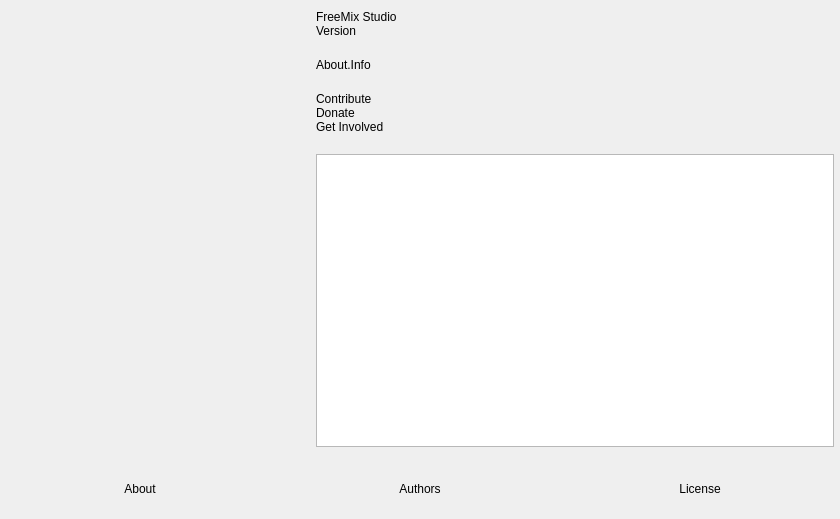
<?xml version="1.0" encoding="UTF-8"?>
<ui version="4.0">
 <class>OBSAbout</class>
 <widget class="QWidget" name="OBSAbout">
  <property name="geometry">
   <rect>
    <x>0</x>
    <y>0</y>
    <width>840</width>
    <height>519</height>
   </rect>
  </property>
  <property name="windowTitle">
   <string>About</string>
  </property>
  <layout class="QVBoxLayout" name="verticalLayout_2">
   <property name="leftMargin">
    <number>0</number>
   </property>
   <property name="topMargin">
    <number>0</number>
   </property>
   <property name="rightMargin">
    <number>0</number>
   </property>
   <property name="bottomMargin">
    <number>0</number>
   </property>
   <item>
    <layout class="QHBoxLayout" name="horizontalLayout_2">
     <property name="spacing">
      <number>30</number>
     </property>
     <property name="leftMargin">
      <number>30</number>
     </property>
     <property name="topMargin">
      <number>10</number>
     </property>
     <property name="rightMargin">
      <number>6</number>
     </property>
     <property name="bottomMargin">
      <number>6</number>
     </property>
     <item>
      <widget class="QLabel" name="icon">
       <property name="minimumSize">
        <size>
         <width>256</width>
         <height>256</height>
        </size>
       </property>
       <property name="maximumSize">
        <size>
         <width>256</width>
         <height>256</height>
        </size>
       </property>
       <property name="text">
        <string/>
       </property>
       <property name="pixmap">
        <pixmap>:res/images/freemix.png</pixmap>
       </property>
       <property name="scaledContents">
        <bool>true</bool>
       </property>
      </widget>
     </item>
     <item>
      <layout class="QVBoxLayout" name="verticalLayout">
       <property name="spacing">
        <number>0</number>
       </property>
       <item>
        <widget class="QLabel" name="name">
         <property name="text">
          <string notr="true">FreeMix Studio</string>
         </property>
        </widget>
       </item>
       <item>
        <widget class="QLabel" name="version">
         <property name="text">
          <string notr="true">Version</string>
         </property>
        </widget>
       </item>
       <item>
        <spacer name="verticalSpacer_2">
         <property name="orientation">
          <enum>Qt::Vertical</enum>
         </property>
         <property name="sizeType">
          <enum>QSizePolicy::Fixed</enum>
         </property>
         <property name="sizeHint" stdset="0">
          <size>
           <width>20</width>
           <height>20</height>
          </size>
         </property>
        </spacer>
       </item>
       <item>
        <widget class="QLabel" name="info">
         <property name="text">
          <string>About.Info</string>
         </property>
         <property name="wordWrap">
          <bool>true</bool>
         </property>
        </widget>
       </item>
       <item>
        <spacer name="verticalSpacer_3">
         <property name="orientation">
          <enum>Qt::Vertical</enum>
         </property>
         <property name="sizeType">
          <enum>QSizePolicy::Fixed</enum>
         </property>
         <property name="sizeHint" stdset="0">
          <size>
           <width>20</width>
           <height>20</height>
          </size>
         </property>
        </spacer>
       </item>
       <item>
        <widget class="QLabel" name="contribute">
         <property name="text">
          <string notr="true">Contribute</string>
         </property>
         <property name="wordWrap">
          <bool>true</bool>
         </property>
        </widget>
       </item>
       <item>
        <widget class="QLabel" name="donate">
         <property name="text">
          <string notr="true">Donate</string>
         </property>
        </widget>
       </item>
       <item>
        <widget class="QLabel" name="getInvolved">
         <property name="text">
          <string notr="true">Get Involved</string>
         </property>
        </widget>
       </item>
       <item>
        <spacer name="verticalSpacer">
         <property name="orientation">
          <enum>Qt::Vertical</enum>
         </property>
         <property name="sizeType">
          <enum>QSizePolicy::Fixed</enum>
         </property>
         <property name="sizeHint" stdset="0">
          <size>
           <width>20</width>
           <height>20</height>
          </size>
         </property>
        </spacer>
       </item>
       <item>
        <widget class="QTextBrowser" name="textBrowser">
         <property name="openExternalLinks">
          <bool>true</bool>
         </property>
        </widget>
       </item>
      </layout>
     </item>
    </layout>
   </item>
   <item>
    <widget class="QFrame" name="widget">
     <property name="minimumSize">
      <size>
       <width>0</width>
       <height>60</height>
      </size>
     </property>
     <layout class="QHBoxLayout" name="horizontalLayout">
      <property name="spacing">
       <number>0</number>
      </property>
      <property name="leftMargin">
       <number>0</number>
      </property>
      <property name="topMargin">
       <number>0</number>
      </property>
      <property name="rightMargin">
       <number>0</number>
      </property>
      <property name="bottomMargin">
       <number>0</number>
      </property>
      <item>
       <widget class="ClickableLabel" name="about">
        <property name="text">
         <string>About</string>
        </property>
        <property name="alignment">
         <set>Qt::AlignCenter</set>
        </property>
       </widget>
      </item>
      <item>
       <widget class="ClickableLabel" name="authors">
        <property name="text">
         <string>Authors</string>
        </property>
        <property name="alignment">
         <set>Qt::AlignCenter</set>
        </property>
       </widget>
      </item>
      <item>
       <widget class="ClickableLabel" name="license">
        <property name="text">
         <string>License</string>
        </property>
        <property name="alignment">
         <set>Qt::AlignCenter</set>
        </property>
       </widget>
      </item>
     </layout>
    </widget>
   </item>
  </layout>
 </widget>
 <customwidgets>
  <customwidget>
   <class>ClickableLabel</class>
   <extends>QLabel</extends>
   <header>components/ClickableLabel.hpp</header>
  </customwidget>
 </customwidgets>
 <resources/>
 <connections/>
</ui>
